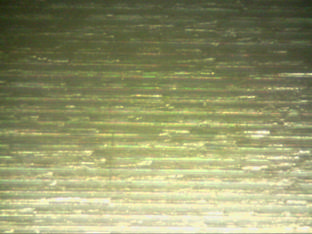
#> input picture data/MachinedPart02/Ok/foto115.tif, 312 x 234 px, shrunk from 1280 x 960 before the run
$ jupyter execute --allow-errors lbp.ipynb   (older library calls are emulated)
#> lines starting #> are read from the running program, lines starting #| are printed output that depends on the picture
[cell 1]
import cv2
import matplotlib.pyplot as plt
import matplotlib.ticker as ticker
from skimage.feature import local_binary_pattern
import os
import numpy as np
import seaborn as sns
import math

[cell 2]
folder = 'data/MachinedPart02'
img_part = folder+'/part02.jpg'

[cell 3]
ok_imgs = os.listdir(folder+'/Ok')
#> (the rest of this cell did not finish here and is left out)

[cell 4]
props = ['contrast', 'dissimilarity', 'correlation', 'homogeneity', 'energy', 'ASM', ]
props_reduced = ['cont', 'diss', 'hom', 'ene', 'ASM', 'corr']
radians = np.concatenate((np.arange(0, np.pi, np.pi/8), [np.pi]))
degrees = [math.degrees(value) for value in radians]
clahe = cv2.createCLAHE(clipLimit=3.0, tileGridSize=(8, 8))

[cell 5]
img_ok = plt.imread(folder+'/Ok/'+ok_imgs[0])
#> img_ok is the input picture: shape (234, 312, 3); mean R, G, B 147.1, 149.7, 106.7
gray_ok = cv2.cvtColor(img_ok, cv2.COLOR_BGR2GRAY)
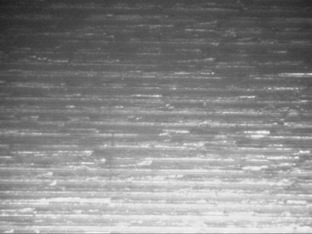
#> gray_ok: shape (234, 312); min 28, max 248, mean 136.5
clahe_ok = clahe.apply(gray_ok)
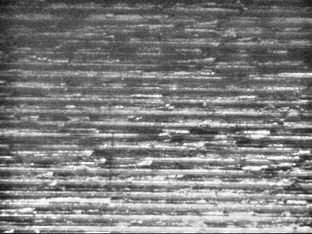
#> clahe_ok: shape (234, 312); min 19, max 255, mean 126.7
sobely_ok = cv2.Sobel(clahe_ok,cv2.CV_8U,0,1,ksize=5)
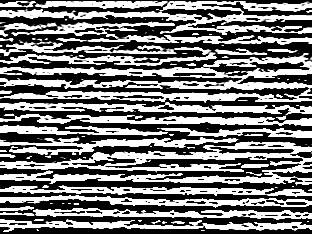
#> sobely_ok: shape (234, 312); min 0, max 255, mean 120.3
